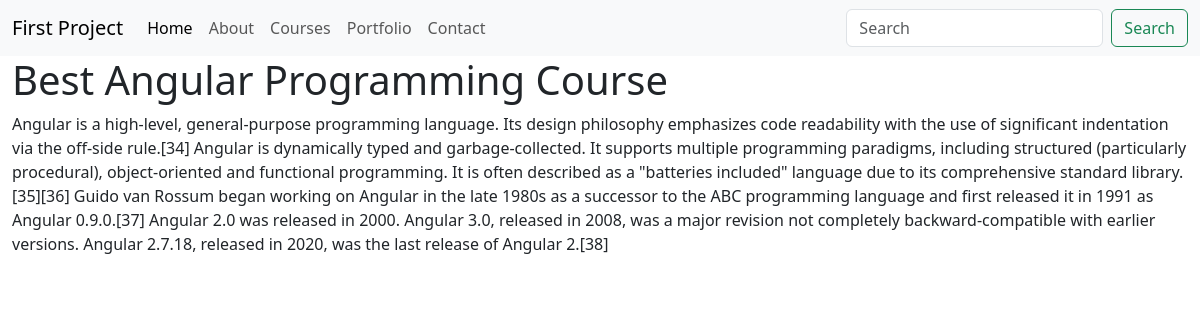
The app's page /best-angular-programming-course-in-noida with its own data.
### firstapp/models.py (models this page shows, shortened)
class Course(models.Model):
    sno = models.AutoField(primary_key=True)
    cname = models.CharField(max_length=255)
    csummary = models.TextField()
    cimg = models.ImageField(upload_to='courseimages')
    heading = models.CharField(max_length=100)
    slug = models.SlugField(max_length=500)

### firstapp/views.py (the view)
# urls.py: path('<str:slug>',views.coursedetails),
def coursedetails(request, slug):
    fullDetails = Course.objects.filter(slug=slug).first()
    context = {'fullDetails':fullDetails}
    return render(request, 'coursedetails.html', context)

### templates/coursedetails.html
{% extends 'base.html' %}
{% block content %}
    <div class="container-fluid">
        <h1>{{fullDetails.heading}}</h1>
        <p>{{fullDetails.csummary}}</p>
    </div>
{% endblock content %}

### records on screen
Course: heading "Best Angular Programming Course", csummary "Angular is a high-level, general-purpose programming language. Its design philosophy emphasizes code readability with the use of significant indentation via the off-side rule.[34] Angular is dynamically typed and garbage-collected. It supports multiple programming paradigms, including structured (particularly procedural), object-oriented and functional programming. It is often described as a \"batteries included\" language due to its comprehensive standard library.[35][36] Guido van Rossum began working on Angular in the late 1980s as a successor to the ABC programming language and first released it in 1991 as Angular 0.9.0.[37] Angular 2.0 was released in 2000. Angular 3.0, released in 2008,…"
